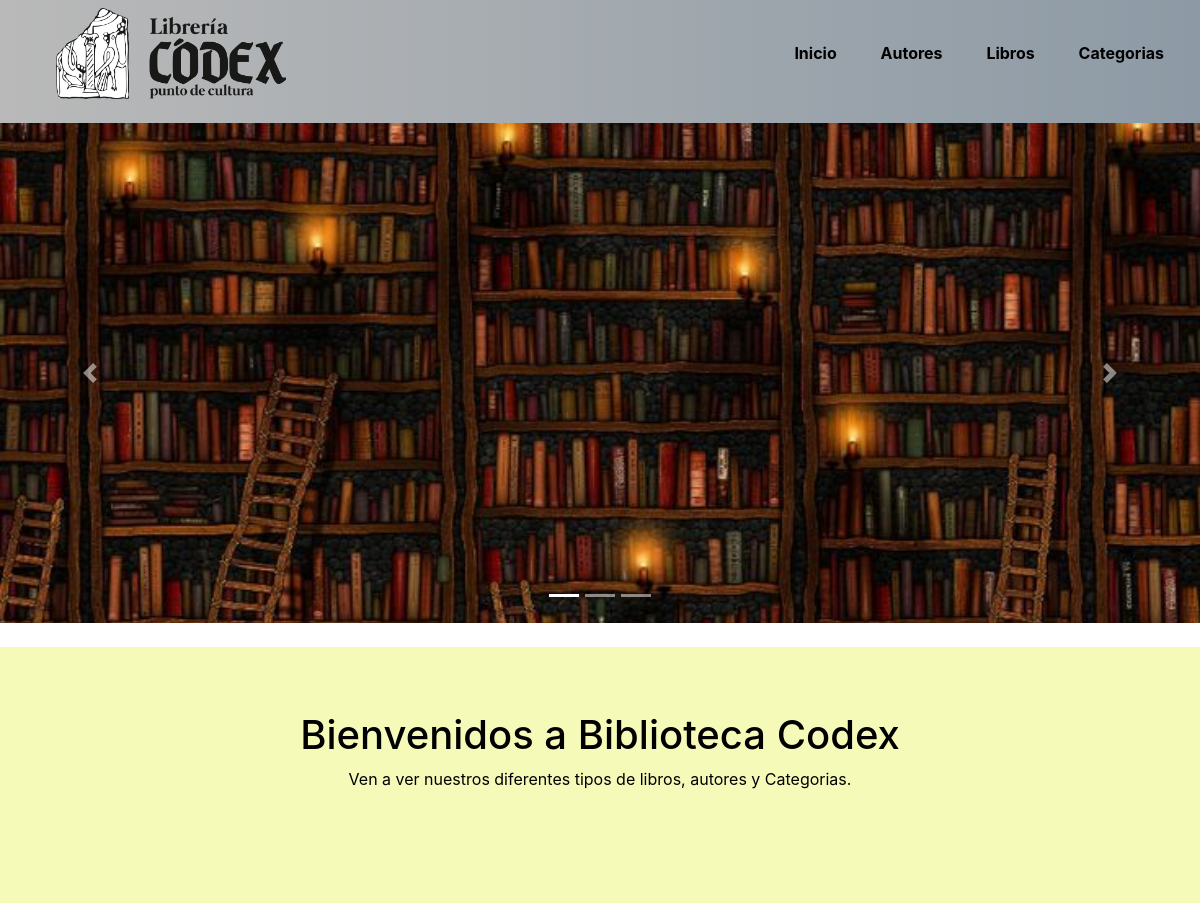
/home/, run on the app's committed database.
### appBiblioteca/models.py (models this page shows, shortened)
class Navbar(models.Model):
    id_navbar = models.AutoField(db_column= "idNavbar", primary_key= True )
    enlac = models.CharField(max_length=50)
    url = models.CharField(max_length=100)

class Jumbotron(models.Model):
    titulo = models.CharField(max_length= 100)
    contenido = models.CharField(max_length= 255)

### appBiblioteca/views.py (the view)
# urls.py: path('home/', index,name='index'),
def index(request):
    Navbars = Navbar.objects.all()
    Titulonav = TituloNav.objects.all()
    Jumbo = Jumbotron.objects.all()
    context = {
        "Navbars": Navbars,
        "Titulonav": Titulonav,
        "Jumbotron": Jumbo
    }
    return render(request, 'core/index.html', context)

### appBiblioteca/templates/core/index.html (shortened to what this page needs)
<!DOCTYPE html>
<html lang="es">
    {% load static %}
<head>
    <link rel="stylesheet" href="https://cdn.jsdelivr.net/npm/bootstrap@4.6.2/dist/css/bootstrap.min.css">
    <link rel="stylesheet" href="{% static 'styles.css' %}">
    <link href="https://unpkg.com/aos@2.3.1/dist/aos.css" rel="stylesheet">
</head>
<body>
<header>
    <nav class = "navbar">
        <ul>
        <a href="{% url 'index' %}"><img src="{% static 'images/logo.jpg' %}" alt="" class="img-logo"></a>
        </ul>
        <ul>
        {%for Navbar in Navbars %}
            <li>
                <a href={{Navbar.url}}>
                    {{Navbar.enlac}}
            </li>
         {%endfor%}
    </ul>
      </nav>
</header>
<div id="carouselExampleIndicators" class="carousel slide" data-ride="carousel">
    <ol class="carousel-indicators">
        <li data-target="#carouselExampleIndicators" data-slide-to="0" class="active"></li>
        <li data-target="#carouselExampleIndicators" data-slide-to="1"></li>
        <li data-target="#carouselExampleIndicators" data-slide-to="2"></li>
    </ol>
    <div class="carousel-inner">
        <div class="carousel-item active">
            <img src="{% static 'images/Fondo_home.jpeg' %}" class="d-block w-100 img-fluid" alt="...">
        </div>
    </div>
    <a class="carousel-control-prev" href="#carouselExampleIndicators" role="button" data-slide="prev">
        <span class="carousel-control-prev-icon" aria-hidden="true"></span>
    </a>
    <a class="carousel-control-next" href="#carouselExampleIndicators" role="button" data-slide="next">
        <span class="carousel-control-next-icon" aria-hidden="true"></span>
    </a>
</div>
<div class="container-fluid mt-4">
    <div class="row">
        <div  class="col-lg-12">
            <div data-aos="fade-down" class="jumbotron jumbotron-fluid  ">
                {% for Titulo in Jumbotron %}
                <h1>{{Titulo.titulo}}</h1>
                {% endfor %}
                {% for cont in Jumbotron %}
                <p>{{cont.contenido}}</p>
                {% endfor%}
            </div>
        </div>
    </div>
</div>
</body>
</html>

### appBiblioteca/static/styles.css (style rules this page uses)
.img-logo { max-width: 100%; max-width: 230px; }
nav { display: flex; align-items: center; justify-content: space-between; padding-top: 20px; padding-left: 5%; padding-right: 5%; font-weight: bold; background: linear-gradient(to right, #b9b9b9, #8d9aa5); }
ul li { display: inline-block; padding: 0px 20px; text-decoration: none; }
a { color: #000; text-decoration: none; }
.carousel-inner { max-height: 500px; }
.carousel-item img { height: 100%; object-fit: cover; }
.jumbotron { background-color: rgb(246, 250, 184); color: #000; }
.col-lg-12 { color: #fff; text-align: center; background-color: rgb(246, 250, 184); }

### data on the page
Navbar: enlac "Inicio"
Navbar: enlac "Autores"
Navbar: enlac "Libros"
Navbar: enlac "Categorias"
Jumbotron: titulo "Bienvenidos a Biblioteca Codex", contenido "Ven a ver nuestros diferentes tipos de libros, autores y Categorias."
